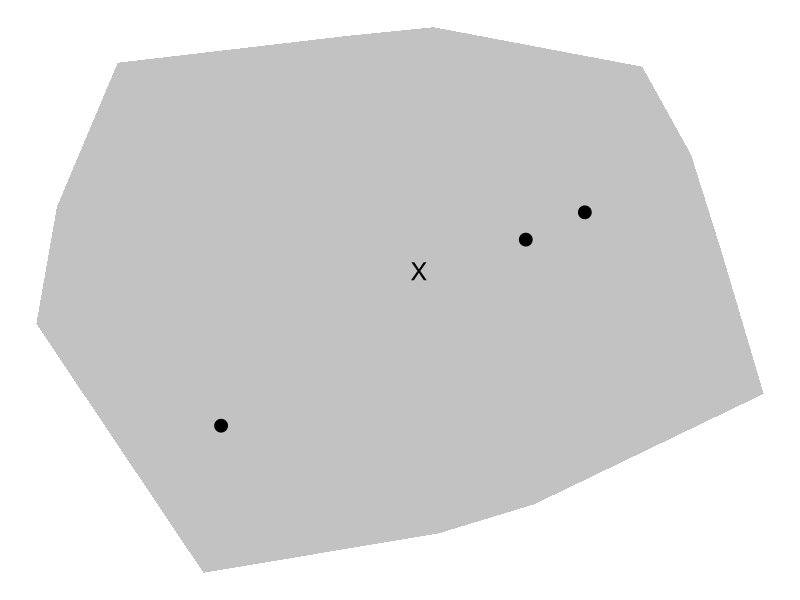
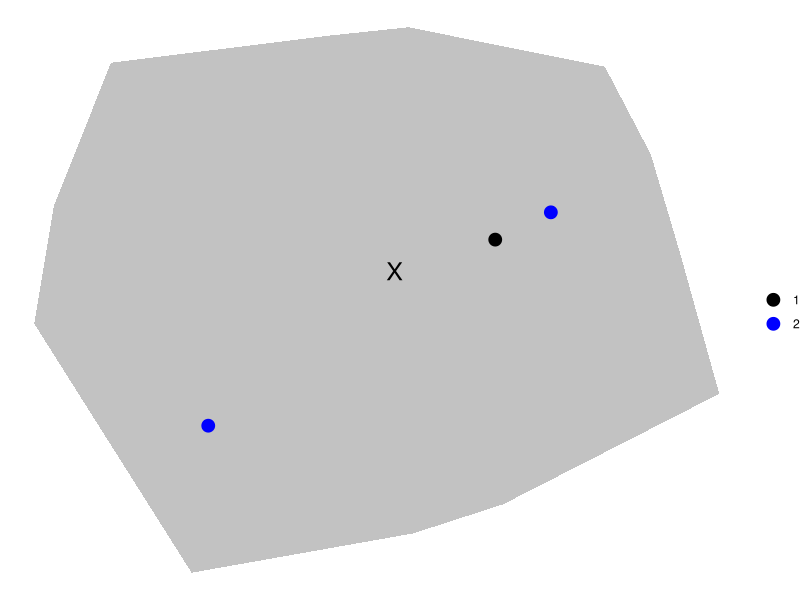

The R source for these figures, in order:
library(ggplot2)
X <- matrix(stats::rnorm(2000), ncol = 2)
# chull(X)
# plot(X, cex = 0.5)
hpts <- chull(X)
hpts <- c(hpts, hpts[1])
# lines(X[hpts, ])

random_points_within_chull <- sample.int(nrow(X),4)
aux_df <- as.data.frame(X[random_points_within_chull, ])

chull_df <- as.data.frame(X[hpts,])

ggplot(chull_df,aes(V1,V2)) + 
  geom_polygon(
    alpha = 0.3
    ) + 
  theme_void() + 
  geom_point(
    data = aux_df[1:3,],
    aes(V1,V2), 
    size = 4
  ) +
  geom_point(
    data = aux_df[4,],
    aes(V1,V2),
    shape = "X", 
    size = 6
  )


# ------ KNN adaptation -----


aux_df$categ <- sample(1:2,4,replace = TRUE)

ggplot(chull_df,aes(V1,V2)) + 
  geom_polygon(
    alpha = 0.3
  ) + 
  theme_void() + 
  geom_point(
    data = aux_df[1:3,],
    aes(V1,V2,color = factor(categ)), 
    size = 4
  ) +
  geom_point(
    data = aux_df[4,],
    aes(V1,V2),
    shape = "X", 
    size = 6
  ) + 
  labs(
    color = ""
  ) + 
  scale_color_manual(values = c("1" = "black", "2" = "blue"))

